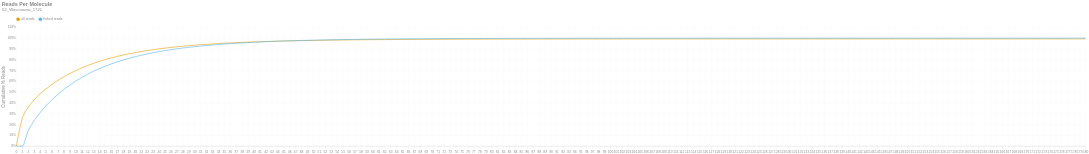

Write notebook code for a chart like this one.
### Markdown cell above
### Reads per Molecule
This chart shows the cumulative distribution of the number of reads per linked molecule. That is, how many alignments are associated with a unique molecule. This excludes the number of reads associated with invalid or absent linked-read barcodes. The `linked` histogram is the percentages recalculated when disregarding singletons.

### Code cell
if SKIPLR:
    print_html(f"Skipped")
else:
    counts = np.bincount(valids['reads'].cast(pl.Int64).to_numpy())
    weighted = counts * np.arange(len(counts))
    all_perc = weighted / n_reads
    linked_perc = weighted / n_linked_reads
    linked_perc[1] = 0
    binned_df = pl.DataFrame({
        'readsper': list(range(len(counts))),
        'all reads (cumsum)': np.cumsum(all_perc).tolist(),
        'linked reads (cumsum)': np.cumsum(linked_perc).tolist(),
    })

    with SafeRender(binned_df):
        (
            density_plot(binned_df, 'Reads Per Molecule', samplename, 'readspmol')
            .encode(
                x=alt.X('readsper:O', title=None).axis(labelAngle=0).scale(padding=0),
                y=alt.Y('value:Q', title='Cumulative % Reads').axis(format='%').stack(False),
                color=alt.Color("key:N").scale(domain=["all reads", "linked reads"]),
                tooltip=[
                    alt.Tooltip("key:N", title="Data Type"),
                    alt.Tooltip("readsper:O", title="Reads Per Molecule"),
                    alt.Tooltip("value:Q", format=".2%", title="% Reads (Cum.)")
                ]            
            )
        ).display()

### Figure 1 — Vega-Lite specification as saved in the notebook (floating-point values rounded to 4 significant figures; data arrays with more than 128 entries replaced by an {"elided": "..."} marker saying what was removed)
{"width": "container", "height": 400, "config": {"title": {"anchor": "start", "dy": -15, "fontSize": 18, "color": "#888888", "subtitleColor": "#888888", "subtitleFontSize": 14}, "arc": {"fill": "#0072B2"}, "axis": {"domainColor": "#888888", "domainWidth": 0.5, "gridWidth": 0.2, "grid": false, "titleFontWeight": 400, "titleFontSize": 15, "labelFontSize": 11, "labelColor": "#888888", "tickColor": "#888888", "tickWidth": 0.2, "titleColor": "#888888"}, "axisBand": {"grid": false}, "axisX": {"grid": true, "tickSize": 10, "domainCap": "round"}, "axisY": {"domain": false, "grid": true, "tickSize": 0, "domainCap": "round"}, "background": "transparent", "header": {"labelFontSize": 15, "labelColor": "#888888", "titleFontSize": 15, "titleFontWeight": 600, "titleColor": "#888888"}, "legend": {"labelFont": "sans-serif", "labelFontSize": 12, "labelColor": "#888888", "symbolSize": 100, "symbolType": "circle", "titleFontSize": 12, "titlePadding": 10, "titleColor": "#888888", "title": null, "orient": "top"}, "range": {"category": ["#E69F00", "#56B4E9", "#009E73", "#F0E442", "#0072B2", "#D55E00", "#CC79A7", "#000000"], "diverging": ["#cfe8f3", "#a2d4ec", "#73bfe2", "#46abdb", "#1696d2", "#12719e"]}, "area": {"fill": "#0072B2", "fillOpacity": 0.7, "line": true, "strokeOpacity": 0.7}, "line": {"color": "#0072B2", "stroke": "#0072B2", "strokeWidth": 2}, "trail": {"color": "#0072B2", "stroke": "#0072B2", "strokeWidth": 0, "size": 1}, "point": {"filled": true, "fillOpacity": 1.0, "size": 95}, "text": {"color": "#888888", "fontSize": 11, "align": "right", "fontWeight": 400, "size": 11}, "bar": {"fill": "#0072B2", "stroke": null}, "view": {"stroke": null, "continuousWidth": 660, "continuousHeight": 400}}, "data": {"name": "data-3600a212c876a8161f8361c719fc9ac9"}, "mark": {"type": "line", "interpolate": "monotone", "point": {"opacity": 0, "size": 275}}, "encoding": {"color": {"field": "key", "scale": {"domain": ["all reads", "linked reads"]}, "type": "nominal"}, "tooltip": [{"field": "key", "title": "Data Type", "type": "nominal"}, {"field": "readsper", "title": "Reads Per Molecule", "type": "ordinal"}, {"field": "value", "format": ".2%", "title": "% Reads (Cum.)", "type": "quantitative"}], "x": {"axis": {"labelAngle": 0}, "field": "readsper", "scale": {"padding": 0}, "title": null, "type": "ordinal"}, "y": {"axis": {"format": "%"}, "field": "value", "stack": false, "title": "Cumulative % Reads", "type": "quantitative"}}, "params": [{"name": "param_c36ac31b6afebe62", "select": {"type": "point", "fields": ["key"]}, "bind": "legend"}], "title": {"text": "Reads Per Molecule", "subtitle": "S3_Waccamaw_1721"}, "transform": [{"fold": ["all reads (cumsum)", "linked reads (cumsum)"]}, {"calculate": "replace(datum.key, ' (cumsum)', '')", "as": "key"}, {"filter": {"param": "param_c36ac31b6afebe62"}}], "usermeta": {"embedOptions": {"downloadFileName": "S3_Waccamaw_1721.readspmol"}}, "$schema": "https://vega.github.io/schema/vega-lite/v6.1.0.json", "datasets": {"data-3600a212c876a8161f8361c719fc9ac9": {"elided": "181 records"}}}
